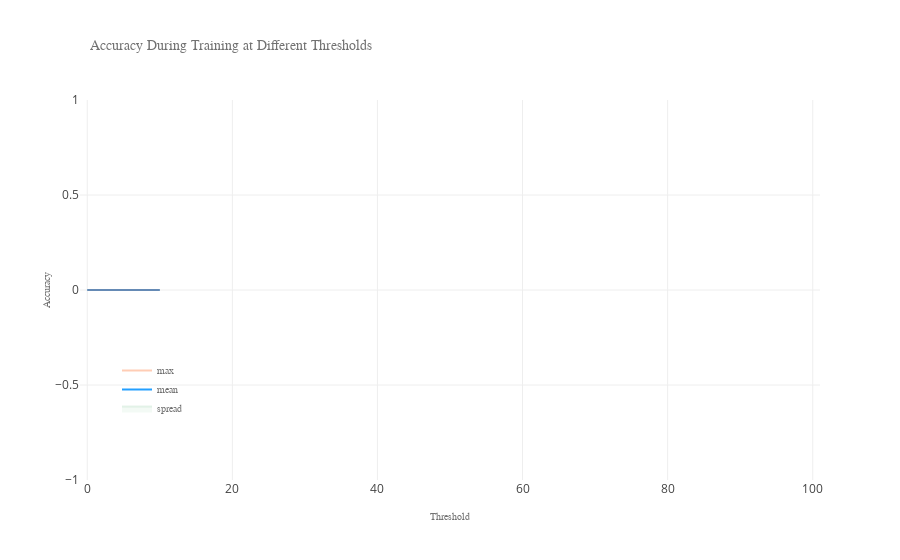

Here is the notebook cell this chart was saved with:
### Code cell
frames = [
    go.Scatter(
        y=800*np.array(stddev_data)**3,
        x=list(range(len(evaluator.accuracy_curve_results[2000]))),
        mode='lines',
        name='spread',
        line={'smoothing': 1000, 'shape': 'spline','color':'rgba(26,150,65,0.1)'},
        fillcolor='rgba(26,150,65,0.05)',
        fill='tonexty',
    ),
    go.Scatter(
        y=mean_data,
        x=list(range(len(evaluator.accuracy_curve_results[2000]))),
        mode='lines',
        line={'smoothing': 500, 'shape': 'spline', 'color':'rgb(35,159,255)'},
        name='mean',
    ),
    go.Scatter(
        y=max_data,
        x=list(range(len(evaluator.accuracy_curve_results[2000]))),
        mode='lines',
        line={'smoothing': 500, 'shape': 'spline', 'color':'rgba(255,89,12, 0.3)'},
        name='max',
    ),
]
layout = go.Layout(
    title=dict(text='Accuracy During Training at Different Thresholds', x=0.1),
    xaxis=dict(
        range=[-1, 101], zeroline=False, title="Threshold",
        titlefont=dict(family='sans serif', size=10, color='#727272')),
    yaxis=dict(
        zeroline=False, title="Accuracy",
        titlefont=dict(family='sans serif', size=10, color='#727272')),
    legend=dict(
        x=0.05, y=0.15,
        font=dict(family='sans-serif', size=10, color='#727272'),
        bgcolor='rgba(0,0,0,0)'
    ),
    titlefont=dict(family='sans serif', size=14, color='#727272')
)
fig = go.Figure(data=frames, layout=layout)
plotly.iplot(fig)

### Figure 1 — Plotly figure (JSON) as saved in the notebook; plotly's stock layout.template omitted (floating-point values rounded to 4 significant figures)
{"data": [{"fill": "tonexty", "fillcolor": "rgba(26,150,65,0.05)", "line": {"color": "rgba(26,150,65,0.1)", "shape": "spline", "smoothing": 1000}, "mode": "lines", "name": "spread", "type": "scatter", "x": [0, 1, 2, 3, 4, 5, 6, 7, 8, 9, 10], "y": [0, 0, 0, 0, 0, 0, 0, 0, 0, 0, 0]}, {"line": {"color": "rgb(35,159,255)", "shape": "spline", "smoothing": 500}, "mode": "lines", "name": "mean", "type": "scatter", "x": [0, 1, 2, 3, 4, 5, 6, 7, 8, 9, 10], "y": [0, 0, 0, 0, 0, 0, 0, 0, 0, 0, 0]}, {"line": {"color": "rgba(255,89,12, 0.3)", "shape": "spline", "smoothing": 500}, "mode": "lines", "name": "max", "type": "scatter", "x": [0, 1, 2, 3, 4, 5, 6, 7, 8, 9, 10], "y": [0, 0, 0, 0, 0, 0, 0, 0, 0, 0, 0]}], "layout": {"legend": {"bgcolor": "rgba(0,0,0,0)", "font": {"color": "#727272", "family": "sans-serif", "size": 10}, "x": 0.05, "y": 0.15}, "title": {"text": "Accuracy During Training at Different Thresholds", "x": 0.1}, "titlefont": {"color": "#727272", "family": "sans serif", "size": 14}, "xaxis": {"range": [-1, 101], "title": "Threshold", "titlefont": {"color": "#727272", "family": "sans serif", "size": 10}, "zeroline": false}, "yaxis": {"title": "Accuracy", "titlefont": {"color": "#727272", "family": "sans serif", "size": 10}, "zeroline": false}}}
